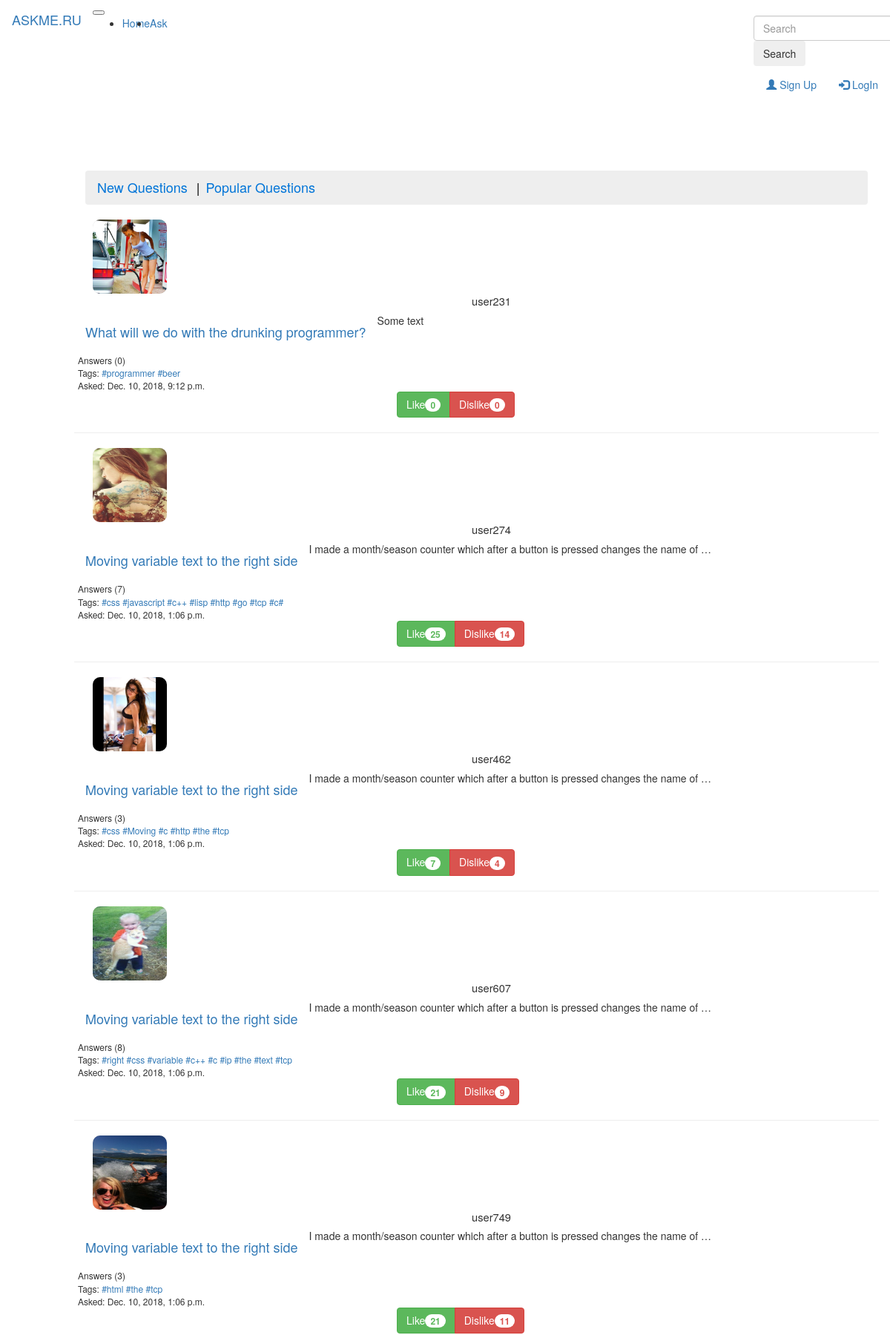
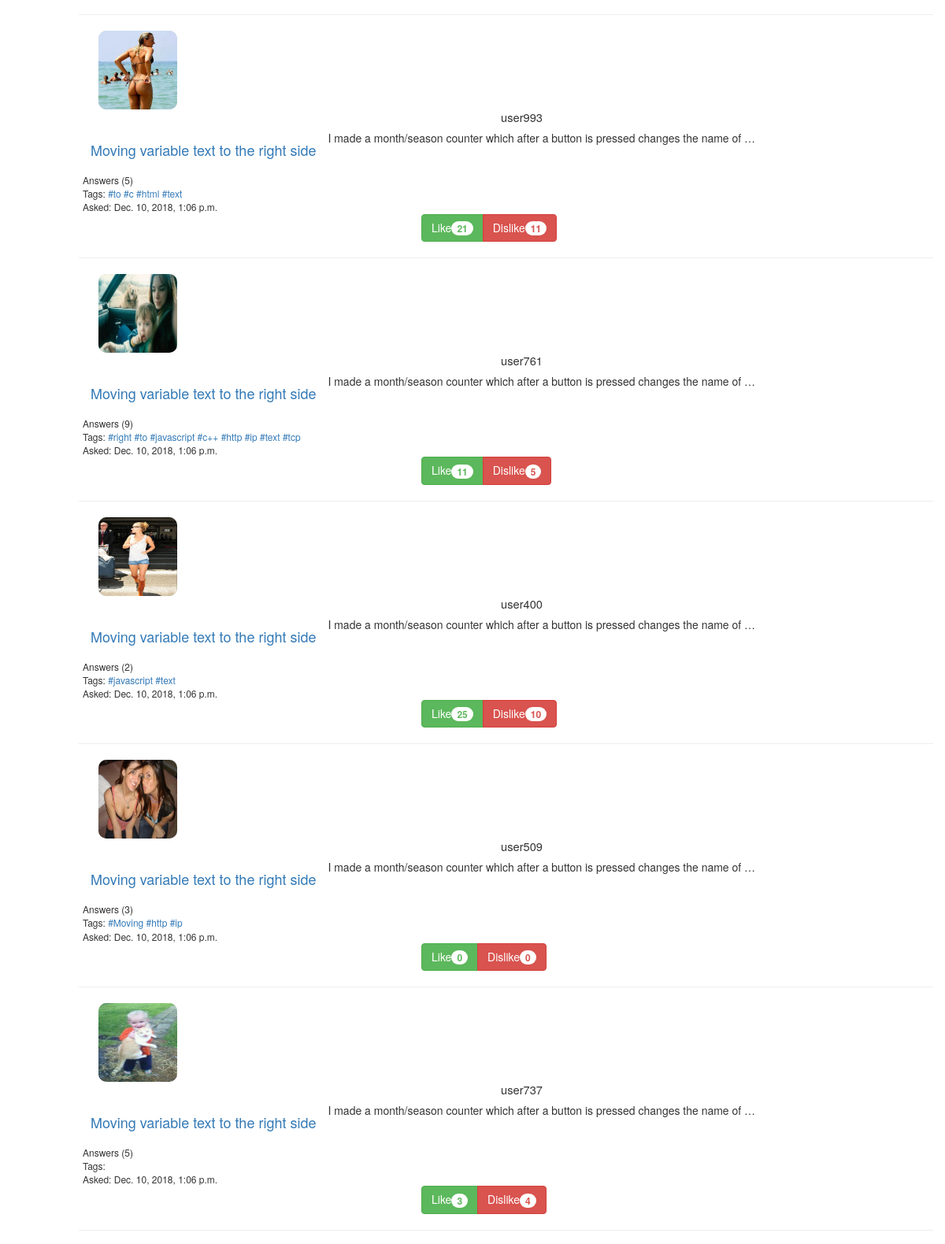
The app's page /by_time/ (upper part) with its own data (2 pictures, top to bottom).
### blog/models.py (models this page shows, shortened)
class Question(models.Model):
    author = models.ForeignKey('MyUser', on_delete=models.CASCADE, verbose_name = 'author of question')
    title = models.CharField(max_length=200, verbose_name = 'title of question')
    text = models.TextField(verbose_name = 'text of question')
    tags = models.ManyToManyField('Tag', verbose_name = 'tags of question')
    count_of_answers = models.IntegerField(default=0, verbose_name = 'count of answers')
    objects = question_manager()
    rating = models.IntegerField(default=0,verbose_name='rating of question')
    dislikes = models.IntegerField(default=0,verbose_name='dislike')
    likes = models.IntegerField(default=0,verbose_name='like')
    created_date = models.DateTimeField(default=timezone.now)
    published_date = models.DateTimeField(blank=True, null=True, verbose_name='published date of question')

class MyUser(User):
    rating = models.IntegerField(default=0, verbose_name='rating')
    objects = myuser_manager()
    avatar = models.ImageField(upload_to='', blank = True, verbose_name='avatar')

class Tag(models.Model):
    tag_name = models.CharField(max_length=20, unique = True, verbose_name = 'name of tag')
    post_count = models.IntegerField(default=0, verbose_name = 'count of posts')
    objects = tag_manager()
    def __str__(self):
        return '#' + self.tag_name

### blog/views.py (the view)
# urls.py: path('by_time/', views.order_questions_by_time, name='order_questions_by_time'),
def order_questions_by_time(request):
    users, tags = get_users_tags(10, 10)
    questions = pagination(Question.objects.get_q_ordered_by('-published_date'), request)
    return render(request, 'blog/home.html', {'questions': questions , 'users' : users, 'tags' : tags})

### blog/handler.py (called while the page is built)
def pagination(question_list, request):
    paginator = Paginator(question_list, 10)
    page = request.GET.get('page')
    return paginator.get_page(page)

def get_users_tags(users_count, tags_count):
    users = MyUser.objects.get_n_top_users(users_count)
    tags = Tag.objects.get_n_top_tags(tags_count)
    return users, tags

### blog/models.py (called while the page is built)
    def get_n_top_users(self,user_count):
        return self.order_by('-rating')[:user_count]

    def get_q_ordered_by(self, order_by=None):
        if order_by is None:
            raise TypeError('Bad \'order_by\' argument!!!')
        else:
            order_by = order_by or ('-published_time', '-rating', '-count_of_answer')
            return self.order_by(order_by)

    def get_n_top_tags(self,tag_count):
        return self.order_by('-post_count')[:tag_count]

### blog/templates/blog/home.html (shortened to what this page needs)
{% extends "blog/wrapper.html" %}
{% block headcontent %}
  {% load staticfiles %}
  <link rel="stylesheet" type="text/css" href="{% static 'blog/css/objects.css' %}">
  {% load bootstrap_pagination %}
{% endblock%}
{% block navbar %}
    <header>
      <nav class="navbar navbar-expand-md navbar-dark fixed-top bg-dark">
        <a class="navbar-brand" href="{% url 'home' %}">ASKME.RU</a>
        <button class="navbar-toggler" type="button" data-toggle="collapse" data-target="#navbarCollapse" aria-controls="navbarCollapse" aria-expanded="false" aria-label="Toggle navigation">
        </button>
        <div class="collapse navbar-collapse" id="navbarCollapse">
          <ul class="navbar-nav mr-auto">
            <li class="nav-item active">
              <a class="nav-link" href="{% url 'home' %}">Home<span class="sr-only">(current)</span></a>
            </li>
            <li class="nav-item active">
              <a class="nav-link" href="{% url 'ask' %}">Ask<span class="sr-only">(current)</span></a>
            </li>
          </ul>
          <div class="searching">
          <form class="form-inline mt-2 mt-0">
            <input class="form-control mr-sm-2" placeholder="Search" aria-label="Search" type="text">
            <button class="btn btn-outline-success my-2 my-sm-0" type="submit">Search</button>
          </form>
          </div>
           <ul class="nav navbar-nav navbar-right">
            <li><a class="nav-link" href="{% url 'SignUp'%}"><span class="glyphicon glyphicon-user"></span> Sign Up</a></li>
            <li><a class="nav-link" href="{% url 'LogIn' %}"><span class="glyphicon glyphicon-log-in"></span> LogIn</a></li>
          </ul>
        </div>
      </nav>
    </header>
{% endblock %}
{% block beforebody%}
  <ul class="breadcrumb">
    <li><a href="{% url 'order_questions_by_time' %}">New Questions</a></li>
    <li><a href="{% url 'order_questions_by_rating' %}">Popular Questions</a></li>
  </ul>
{% endblock %}
{% block bodycontent %}
  {% if questions %}
    {% for q in questions %}
      <div class="row" id="question_side">
        <div class="col-2">
          <div class="info">
            <img class="photo" src="{{q.author.avatar.url}}">
            <div class="user_name"> {{ q.author.username }} </div>
          </div>
        </div>
        <div class="col-10">
          <div class="title"><a class ="navbar-brand" href="{% url 'to_question' question_id=q.id %}">{{q.title}}</a></div>
          <div class="text"><p>{{ q.text|truncatewords:15 }}</p></div>
          <div class="tags">
            Answers ({{q.count_of_answers}})
            Tags:{% for q_tag in q.tags.all %}  <a href="{% url 'to_questions_by_tag' tag_id=q_tag.id %}">{{ q_tag }}</a>{% endfor %}
          </div>
          <div class="publishdate">  Asked: {{ q.published_date }}</div>
           <div class="btn-group" id='buttons'>
            <button type="button" class="btn btn-success">Like<span class="badge">{{q.likes}}</span></button>
            <button type="button" class="btn btn-danger">Dislike<span class="badge">{{q.dislikes}}</span></button>
          </div>
        </div>
      </div>
      <hr size=4px align="left">
    {% endfor %}
  {% endif %}
{% endblock%}

### blog/static/blog/css/objects.css (style rules this page uses)
.photo { width: 100px; height: 100px; background: #ccc; border-radius: 10px; margin-left: auto; margin-right: auto; }
.user_name { text-align: center; }
.publishdate { padding-left: 20px; font-size: 12px; }
.tags { padding-top: 25px; padding-left: 20px; font-size: 12px; }
#buttons { padding-left: 450px; }
.info { margin-left: 40px; font-size: 11pt; }
.title { margin-left: 15px; margin-top: 5px; }
.text { margin-left: 15px; }
.searching { padding-left: 1000px; }
ul.breadcrumb { padding: 10px 16px; list-style: none; background-color: #eee; }
ul.breadcrumb li { display: inline; font-size: 18px; }
ul.breadcrumb li+li:before { padding: 8px; color: black; content: "|"; }
ul.breadcrumb li a { color: #0275d8; text-decoration: none; }

### records on screen
Question: author.avatar (picture), author.username "user231", title "What will we do with the drunking programmer?", text "Some text", count_of_answers "0", published_date "Dec. 10, 2018, 9:12 p.m.", likes "0", dislikes "0"
Tag: tag_name "#programmer"
Tag: tag_name "#beer"
Question: author.avatar (picture), author.username "user274", title "Moving variable text to the right side", text "I made a month/season counter which after a button is pressed changes the name of …", count_of_answers "7", published_date "Dec. 10, 2018, 1:06 p.m.", likes "25", dislikes "14"
Tag: tag_name "#css"
Tag: tag_name "#javascript"
Tag: tag_name "#c++"
Tag: tag_name "#lisp"
Tag: tag_name "#http"
Tag: tag_name "#go"
Tag: tag_name "#tcp"
Tag: tag_name "#c#"
Question: author.avatar (picture), author.username "user462", title "Moving variable text to the right side", text "I made a month/season counter which after a button is pressed changes the name of …", count_of_answers "3", published_date "Dec. 10, 2018, 1:06 p.m.", likes "7", dislikes "4"
Tag: tag_name "#Moving"
Tag: tag_name "#c"
Tag: tag_name "#the"
Question: author.avatar (picture), author.username "user607", title "Moving variable text to the right side", text "I made a month/season counter which after a button is pressed changes the name of …", count_of_answers "8", published_date "Dec. 10, 2018, 1:06 p.m.", likes "21", dislikes "9"
Tag: tag_name "#right"
Tag: tag_name "#variable"
Tag: tag_name "#ip"
Tag: tag_name "#text"
Question: author.avatar (picture), author.username "user749", title "Moving variable text to the right side", text "I made a month/season counter which after a button is pressed changes the name of …", count_of_answers "3", published_date "Dec. 10, 2018, 1:06 p.m.", likes "21", dislikes "11"
Tag: tag_name "#html"
Question: author.avatar (picture), author.username "user993", title "Moving variable text to the right side", text "I made a month/season counter which after a button is pressed changes the name of …", count_of_answers "5", published_date "Dec. 10, 2018, 1:06 p.m.", likes "21", dislikes "11"
Tag: tag_name "#to"
Question: author.avatar (picture), author.username "user761", title "Moving variable text to the right side", text "I made a month/season counter which after a button is pressed changes the name of …", count_of_answers "9", published_date "Dec. 10, 2018, 1:06 p.m.", likes "11", dislikes "5"
Question: author.avatar (picture), author.username "user400", title "Moving variable text to the right side", text "I made a month/season counter which after a button is pressed changes the name of …", count_of_answers "2", published_date "Dec. 10, 2018, 1:06 p.m.", likes "25", dislikes "10"
Question: author.avatar (picture), author.username "user509", title "Moving variable text to the right side", text "I made a month/season counter which after a button is pressed changes the name of …", count_of_answers "3", published_date "Dec. 10, 2018, 1:06 p.m.", likes "0", dislikes "0"
Question: author.avatar (picture), author.username "user737", title "Moving variable text to the right side", text "I made a month/season counter which after a button is pressed changes the name of …", count_of_answers "5", published_date "Dec. 10, 2018, 1:06 p.m.", likes "3", dislikes "4"
